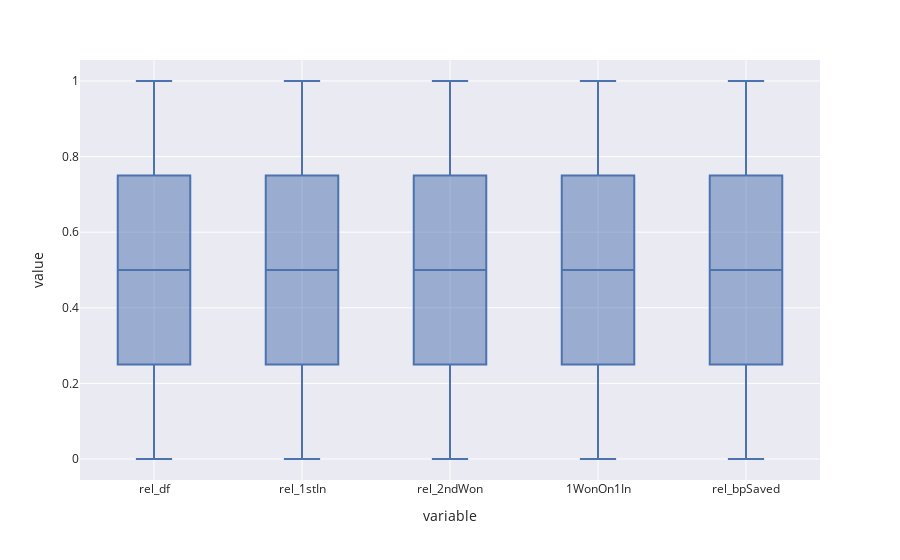

Notebook code cell kept with this figure:
### Code cell
feautures = ["rel_df", "rel_1stIn", "rel_2ndWon", "1WonOn1In", "rel_bpSaved"]
df_data = df_players[feautures].reset_index(drop=True)
# df_data = pd.DataFrame(StandardScaler().fit_transform(df_data), columns=df_data.columns)
#df_data = pd.DataFrame(RobustScaler(unit_variance=True).fit_transform(df_data), columns=df_data.columns)
#df_data = df_data[(np.abs(stats.zscore(df_data)) < 2).all(axis=1)]
df_data = pd.DataFrame(QuantileTransformer().fit_transform(df_data), columns=df_data.columns)
df_data = df_data.round(3)

df_data.boxplot(column=feautures)

### Figure 1 — Plotly figure (JSON) as saved in the notebook; plotly's stock layout.template omitted (floating-point values rounded to 4 significant figures; data arrays with more than 128 entries replaced by an {"elided": "..."} marker saying what was removed)
{"data": [{"alignmentgroup": "True", "hovertemplate": "variable=%{x}<br>value=%{y}<extra></extra>", "legendgroup": "", "marker": {"color": "rgb(76,114,176)"}, "name": "", "notched": false, "offsetgroup": "", "orientation": "v", "showlegend": false, "type": "box", "x": {"elided": "3570 str values"}, "x0": " ", "xaxis": "x", "y": {"elided": "3570 float values"}, "y0": " ", "yaxis": "y"}], "layout": {"boxmode": "group", "legend": {"tracegroupgap": 0}, "margin": {"t": 60}, "xaxis": {"anchor": "y", "domain": [0, 1], "title": {"text": "variable"}}, "yaxis": {"anchor": "x", "domain": [0, 1], "title": {"text": "value"}}}}
